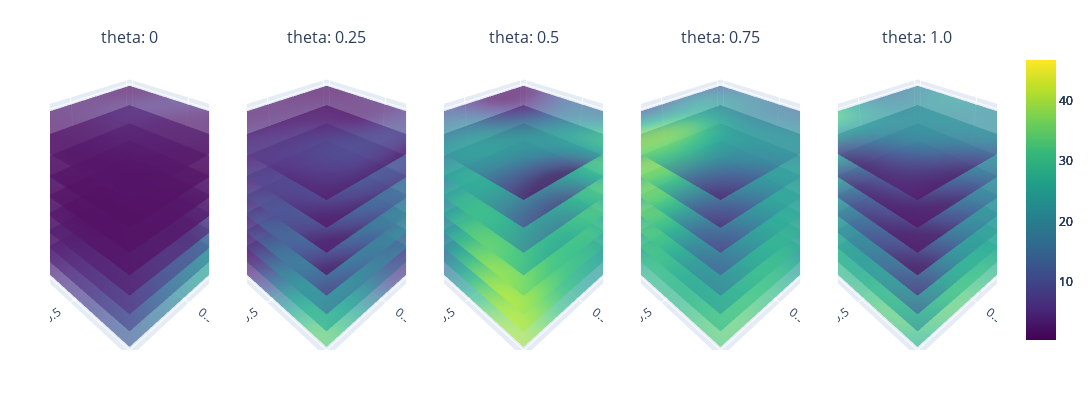

Notebook code for this chart:
### Code cell
# 1. Define the bounds for the GP model
dtype = torch.float32
original_bounds = torch.tensor([[x_all[:,0].min(), x_all[:,1].min(), x_all[:,2].min(), x_all[:,3].min()], [x_all[:,0].max(), x_all[:,1].max(), x_all[:,2].max(), x_all[:,3].max()]])
nx_all = normalize(x_all, bounds=original_bounds)
# 2. Create the GP model
gp_model = GaussianProcessModel(x_train = nx_all, y_train = y_all, yvar_train=yvar_all, bounds=original_bounds)

# 3. Define your slicing combination
variable_combinations = [('n', 'r', 't')]#('theta', 'r', 't'), ('n', 't', 'theta')

# 4. Instantiate the plotting utility
plotter = Plotting(gp_model, variable_combinations)

# 5. Define min/max range for colorbar
minmax = [torch.min(y_all), torch.max(y_all)]

# 6. Plot!
plotter.sliced_plotting(variable_combinations[0], minmax)

### Figure 1 — Plotly figure (JSON) as saved in the notebook; plotly's stock layout.template omitted (floating-point values rounded to 4 significant figures; data arrays with more than 128 entries replaced by an {"elided": "..."} marker saying what was removed)
{"data": [{"cmax": 46.71, "cmin": 0.4332, "colorscale": [[0, "#440154"], [0.1111, "#482878"], [0.2222, "#3e4989"], [0.3333, "#31688e"], [0.4444, "#26828e"], [0.5556, "#1f9e89"], [0.6667, "#35b779"], [0.7778, "#6ece58"], [0.8889, "#b5de2b"], [1, "#fde725"]], "opacity": 0.7, "scene": "scene", "showscale": true, "surfacecolor": {"elided": "20x20 float values"}, "type": "surface", "x": {"elided": "20x20 float values"}, "y": {"elided": "20x20 float values"}, "z": {"elided": "20x20 int values"}}, {"cmax": 46.71, "cmin": 0.4332, "colorscale": [[0, "#440154"], [0.1111, "#482878"], [0.2222, "#3e4989"], [0.3333, "#31688e"], [0.4444, "#26828e"], [0.5556, "#1f9e89"], [0.6667, "#35b779"], [0.7778, "#6ece58"], [0.8889, "#b5de2b"], [1, "#fde725"]], "opacity": 0.7, "scene": "scene2", "showscale": true, "surfacecolor": {"elided": "20x20 float values"}, "type": "surface", "x": {"elided": "20x20 float values"}, "y": {"elided": "20x20 float values"}, "z": {"elided": "20x20 int values"}}, {"cmax": 46.71, "cmin": 0.4332, "colorscale": [[0, "#440154"], [0.1111, "#482878"], [0.2222, "#3e4989"], [0.3333, "#31688e"], [0.4444, "#26828e"], [0.5556, "#1f9e89"], [0.6667, "#35b779"], [0.7778, "#6ece58"], [0.8889, "#b5de2b"], [1, "#fde725"]], "opacity": 0.7, "scene": "scene3", "showscale": true, "surfacecolor": {"elided": "20x20 float values"}, "type": "surface", "x": {"elided": "20x20 float values"}, "y": {"elided": "20x20 float values"}, "z": {"elided": "20x20 int values"}}, {"cmax": 46.71, "cmin": 0.4332, "colorscale": [[0, "#440154"], [0.1111, "#482878"], [0.2222, "#3e4989"], [0.3333, "#31688e"], [0.4444, "#26828e"], [0.5556, "#1f9e89"], [0.6667, "#35b779"], [0.7778, "#6ece58"], [0.8889, "#b5de2b"], [1, "#fde725"]], "opacity": 0.7, "scene": "scene4", "showscale": true, "surfacecolor": {"elided": "20x20 float values"}, "type": "surface", "x": {"elided": "20x20 float values"}, "y": {"elided": "20x20 float values"}, "z": {"elided": "20x20 int values"}}, {"cmax": 46.71, "cmin": 0.4332, "colorscale": [[0, "#440154"], [0.1111, "#482878"], [0.2222, "#3e4989"], [0.3333, "#31688e"], [0.4444, "#26828e"], [0.5556, "#1f9e89"], [0.6667, "#35b779"], [0.7778, "#6ece58"], [0.8889, "#b5de2b"], [1, "#fde725"]], "opacity": 0.7, "scene": "scene5", "showscale": true, "surfacecolor": {"elided": "20x20 float values"}, "type": "surface", "x": {"elided": "20x20 float values"}, "y": {"elided": "20x20 float values"}, "z": {"elided": "20x20 int values"}}, {"cmax": 46.71, "cmin": 0.4332, "colorscale": [[0, "#440154"], [0.1111, "#482878"], [0.2222, "#3e4989"], [0.3333, "#31688e"], [0.4444, "#26828e"], [0.5556, "#1f9e89"], [0.6667, "#35b779"], [0.7778, "#6ece58"], [0.8889, "#b5de2b"], [1, "#fde725"]], "opacity": 0.7, "scene": "scene", "showscale": false, "surfacecolor": {"elided": "20x20 float values"}, "type": "surface", "x": {"elided": "20x20 float values"}, "y": {"elided": "20x20 float values"}, "z": {"elided": "20x20 float values"}}, {"cmax": 46.71, "cmin": 0.4332, "colorscale": [[0, "#440154"], [0.1111, "#482878"], [0.2222, "#3e4989"], [0.3333, "#31688e"], [0.4444, "#26828e"], [0.5556, "#1f9e89"], [0.6667, "#35b779"], [0.7778, "#6ece58"], [0.8889, "#b5de2b"], [1, "#fde725"]], "opacity": 0.7, "scene": "scene2", "showscale": false, "surfacecolor": {"elided": "20x20 float values"}, "type": "surface", "x": {"elided": "20x20 float values"}, "y": {"elided": "20x20 float values"}, "z": {"elided": "20x20 float values"}}, {"cmax": 46.71, "cmin": 0.4332, "colorscale": [[0, "#440154"], [0.1111, "#482878"], [0.2222, "#3e4989"], [0.3333, "#31688e"], [0.4444, "#26828e"], [0.5556, "#1f9e89"], [0.6667, "#35b779"], [0.7778, "#6ece58"], [0.8889, "#b5de2b"], [1, "#fde725"]], "opacity": 0.7, "scene": "scene3", "showscale": false, "surfacecolor": {"elided": "20x20 float values"}, "type": "surface", "x": {"elided": "20x20 float values"}, "y": {"elided": "20x20 float values"}, "z": {"elided": "20x20 float values"}}, {"cmax": 46.71, "cmin": 0.4332, "colorscale": [[0, "#440154"], [0.1111, "#482878"], [0.2222, "#3e4989"], [0.3333, "#31688e"], [0.4444, "#26828e"], [0.5556, "#1f9e89"], [0.6667, "#35b779"], [0.7778, "#6ece58"], [0.8889, "#b5de2b"], [1, "#fde725"]], "opacity": 0.7, "scene": "scene4", "showscale": false, "surfacecolor": {"elided": "20x20 float values"}, "type": "surface", "x": {"elided": "20x20 float values"}, "y": {"elided": "20x20 float values"}, "z": {"elided": "20x20 float values"}}, {"cmax": 46.71, "cmin": 0.4332, "colorscale": [[0, "#440154"], [0.1111, "#482878"], [0.2222, "#3e4989"], [0.3333, "#31688e"], [0.4444, "#26828e"], [0.5556, "#1f9e89"], [0.6667, "#35b779"], [0.7778, "#6ece58"], [0.8889, "#b5de2b"], [1, "#fde725"]], "opacity": 0.7, "scene": "scene5", "showscale": false, "surfacecolor": {"elided": "20x20 float values"}, "type": "surface", "x": {"elided": "20x20 float values"}, "y": {"elided": "20x20 float values"}, "z": {"elided": "20x20 float values"}}, {"cmax": 46.71, "cmin": 0.4332, "colorscale": [[0, "#440154"], [0.1111, "#482878"], [0.2222, "#3e4989"], [0.3333, "#31688e"], [0.4444, "#26828e"], [0.5556, "#1f9e89"], [0.6667, "#35b779"], [0.7778, "#6ece58"], [0.8889, "#b5de2b"], [1, "#fde725"]], "opacity": 0.7, "scene": "scene", "showscale": false, "surfacecolor": {"elided": "20x20 float values"}, "type": "surface", "x": {"elided": "20x20 float values"}, "y": {"elided": "20x20 float values"}, "z": {"elided": "20x20 float values"}}, {"cmax": 46.71, "cmin": 0.4332, "colorscale": [[0, "#440154"], [0.1111, "#482878"], [0.2222, "#3e4989"], [0.3333, "#31688e"], [0.4444, "#26828e"], [0.5556, "#1f9e89"], [0.6667, "#35b779"], [0.7778, "#6ece58"], [0.8889, "#b5de2b"], [1, "#fde725"]], "opacity": 0.7, "scene": "scene2", "showscale": false, "surfacecolor": {"elided": "20x20 float values"}, "type": "surface", "x": {"elided": "20x20 float values"}, "y": {"elided": "20x20 float values"}, "z": {"elided": "20x20 float values"}}, {"cmax": 46.71, "cmin": 0.4332, "colorscale": [[0, "#440154"], [0.1111, "#482878"], [0.2222, "#3e4989"], [0.3333, "#31688e"], [0.4444, "#26828e"], [0.5556, "#1f9e89"], [0.6667, "#35b779"], [0.7778, "#6ece58"], [0.8889, "#b5de2b"], [1, "#fde725"]], "opacity": 0.7, "scene": "scene3", "showscale": false, "surfacecolor": {"elided": "20x20 float values"}, "type": "surface", "x": {"elided": "20x20 float values"}, "y": {"elided": "20x20 float values"}, "z": {"elided": "20x20 float values"}}, {"cmax": 46.71, "cmin": 0.4332, "colorscale": [[0, "#440154"], [0.1111, "#482878"], [0.2222, "#3e4989"], [0.3333, "#31688e"], [0.4444, "#26828e"], [0.5556, "#1f9e89"], [0.6667, "#35b779"], [0.7778, "#6ece58"], [0.8889, "#b5de2b"], [1, "#fde725"]], "opacity": 0.7, "scene": "scene4", "showscale": false, "surfacecolor": {"elided": "20x20 float values"}, "type": "surface", "x": {"elided": "20x20 float values"}, "y": {"elided": "20x20 float values"}, "z": {"elided": "20x20 float values"}}, {"cmax": 46.71, "cmin": 0.4332, "colorscale": [[0, "#440154"], [0.1111, "#482878"], [0.2222, "#3e4989"], [0.3333, "#31688e"], [0.4444, "#26828e"], [0.5556, "#1f9e89"], [0.6667, "#35b779"], [0.7778, "#6ece58"], [0.8889, "#b5de2b"], [1, "#fde725"]], "opacity": 0.7, "scene": "scene5", "showscale": false, "surfacecolor": {"elided": "20x20 float values"}, "type": "surface", "x": {"elided": "20x20 float values"}, "y": {"elided": "20x20 float values"}, "z": {"elided": "20x20 float values"}}, {"cmax": 46.71, "cmin": 0.4332, "colorscale": [[0, "#440154"], [0.1111, "#482878"], [0.2222, "#3e4989"], [0.3333, "#31688e"], [0.4444, "#26828e"], [0.5556, "#1f9e89"], [0.6667, "#35b779"], [0.7778, "#6ece58"], [0.8889, "#b5de2b"], [1, "#fde725"]], "opacity": 0.7, "scene": "scene", "showscale": false, "surfacecolor": {"elided": "20x20 float values"}, "type": "surface", "x": {"elided": "20x20 float values"}, "y": {"elided": "20x20 float values"}, "z": {"elided": "20x20 float values"}}, {"cmax": 46.71, "cmin": 0.4332, "colorscale": [[0, "#440154"], [0.1111, "#482878"], [0.2222, "#3e4989"], [0.3333, "#31688e"], [0.4444, "#26828e"], [0.5556, "#1f9e89"], [0.6667, "#35b779"], [0.7778, "#6ece58"], [0.8889, "#b5de2b"], [1, "#fde725"]], "opacity": 0.7, "scene": "scene2", "showscale": false, "surfacecolor": {"elided": "20x20 float values"}, "type": "surface", "x": {"elided": "20x20 float values"}, "y": {"elided": "20x20 float values"}, "z": {"elided": "20x20 float values"}}, {"cmax": 46.71, "cmin": 0.4332, "colorscale": [[0, "#440154"], [0.1111, "#482878"], [0.2222, "#3e4989"], [0.3333, "#31688e"], [0.4444, "#26828e"], [0.5556, "#1f9e89"], [0.6667, "#35b779"], [0.7778, "#6ece58"], [0.8889, "#b5de2b"], [1, "#fde725"]], "opacity": 0.7, "scene": "scene3", "showscale": false, "surfacecolor": {"elided": "20x20 float values"}, "type": "surface", "x": {"elided": "20x20 float values"}, "y": {"elided": "20x20 float values"}, "z": {"elided": "20x20 float values"}}, {"cmax": 46.71, "cmin": 0.4332, "colorscale": [[0, "#440154"], [0.1111, "#482878"], [0.2222, "#3e4989"], [0.3333, "#31688e"], [0.4444, "#26828e"], [0.5556, "#1f9e89"], [0.6667, "#35b779"], [0.7778, "#6ece58"], [0.8889, "#b5de2b"], [1, "#fde725"]], "opacity": 0.7, "scene": "scene4", "showscale": false, "surfacecolor": {"elided": "20x20 float values"}, "type": "surface", "x": {"elided": "20x20 float values"}, "y": {"elided": "20x20 float values"}, "z": {"elided": "20x20 float values"}}, {"cmax": 46.71, "cmin": 0.4332, "colorscale": [[0, "#440154"], [0.1111, "#482878"], [0.2222, "#3e4989"], [0.3333, "#31688e"], [0.4444, "#26828e"], [0.5556, "#1f9e89"], [0.6667, "#35b779"], [0.7778, "#6ece58"], [0.8889, "#b5de2b"], [1, "#fde725"]], "opacity": 0.7, "scene": "scene5", "showscale": false, "surfacecolor": {"elided": "20x20 float values"}, "type": "surface", "x": {"elided": "20x20 float values"}, "y": {"elided": "20x20 float values"}, "z": {"elided": "20x20 float values"}}, {"cmax": 46.71, "cmin": 0.4332, "colorscale": [[0, "#440154"], [0.1111, "#482878"], [0.2222, "#3e4989"], [0.3333, "#31688e"], [0.4444, "#26828e"], [0.5556, "#1f9e89"], [0.6667, "#35b779"], [0.7778, "#6ece58"], [0.8889, "#b5de2b"], [1, "#fde725"]], "opacity": 0.7, "scene": "scene", "showscale": false, "surfacecolor": {"elided": "20x20 float values"}, "type": "surface", "x": {"elided": "20x20 float values"}, "y": {"elided": "20x20 float values"}, "z": {"elided": "20x20 float values"}}, {"cmax": 46.71, "cmin": 0.4332, "colorscale": [[0, "#440154"], [0.1111, "#482878"], [0.2222, "#3e4989"], [0.3333, "#31688e"], [0.4444, "#26828e"], [0.5556, "#1f9e89"], [0.6667, "#35b779"], [0.7778, "#6ece58"], [0.8889, "#b5de2b"], [1, "#fde725"]], "opacity": 0.7, "scene": "scene2", "showscale": false, "surfacecolor": {"elided": "20x20 float values"}, "type": "surface", "x": {"elided": "20x20 float values"}, "y": {"elided": "20x20 float values"}, "z": {"elided": "20x20 float values"}}, {"cmax": 46.71, "cmin": 0.4332, "colorscale": [[0, "#440154"], [0.1111, "#482878"], [0.2222, "#3e4989"], [0.3333, "#31688e"], [0.4444, "#26828e"], [0.5556, "#1f9e89"], [0.6667, "#35b779"], [0.7778, "#6ece58"], [0.8889, "#b5de2b"], [1, "#fde725"]], "opacity": 0.7, "scene": "scene3", "showscale": false, "surfacecolor": {"elided": "20x20 float values"}, "type": "surface", "x": {"elided": "20x20 float values"}, "y": {"elided": "20x20 float values"}, "z": {"elided": "20x20 float values"}}, {"cmax": 46.71, "cmin": 0.4332, "colorscale": [[0, "#440154"], [0.1111, "#482878"], [0.2222, "#3e4989"], [0.3333, "#31688e"], [0.4444, "#26828e"], [0.5556, "#1f9e89"], [0.6667, "#35b779"], [0.7778, "#6ece58"], [0.8889, "#b5de2b"], [1, "#fde725"]], "opacity": 0.7, "scene": "scene4", "showscale": false, "surfacecolor": {"elided": "20x20 float values"}, "type": "surface", "x": {"elided": "20x20 float values"}, "y": {"elided": "20x20 float values"}, "z": {"elided": "20x20 float values"}}, {"cmax": 46.71, "cmin": 0.4332, "colorscale": [[0, "#440154"], [0.1111, "#482878"], [0.2222, "#3e4989"], [0.3333, "#31688e"], [0.4444, "#26828e"], [0.5556, "#1f9e89"], [0.6667, "#35b779"], [0.7778, "#6ece58"], [0.8889, "#b5de2b"], [1, "#fde725"]], "opacity": 0.7, "scene": "scene5", "showscale": false, "surfacecolor": {"elided": "20x20 float values"}, "type": "surface", "x": {"elided": "20x20 float values"}, "y": {"elided": "20x20 float values"}, "z": {"elided": "20x20 float values"}}, {"cmax": 46.71, "cmin": 0.4332, "colorscale": [[0, "#440154"], [0.1111, "#482878"], [0.2222, "#3e4989"], [0.3333, "#31688e"], [0.4444, "#26828e"], [0.5556, "#1f9e89"], [0.6667, "#35b779"], [0.7778, "#6ece58"], [0.8889, "#b5de2b"], [1, "#fde725"]], "opacity": 0.7, "scene": "scene", "showscale": false, "surfacecolor": {"elided": "20x20 float values"}, "type": "surface", "x": {"elided": "20x20 float values"}, "y": {"elided": "20x20 float values"}, "z": {"elided": "20x20 float values"}}, {"cmax": 46.71, "cmin": 0.4332, "colorscale": [[0, "#440154"], [0.1111, "#482878"], [0.2222, "#3e4989"], [0.3333, "#31688e"], [0.4444, "#26828e"], [0.5556, "#1f9e89"], [0.6667, "#35b779"], [0.7778, "#6ece58"], [0.8889, "#b5de2b"], [1, "#fde725"]], "opacity": 0.7, "scene": "scene2", "showscale": false, "surfacecolor": {"elided": "20x20 float values"}, "type": "surface", "x": {"elided": "20x20 float values"}, "y": {"elided": "20x20 float values"}, "z": {"elided": "20x20 float values"}}, {"cmax": 46.71, "cmin": 0.4332, "colorscale": [[0, "#440154"], [0.1111, "#482878"], [0.2222, "#3e4989"], [0.3333, "#31688e"], [0.4444, "#26828e"], [0.5556, "#1f9e89"], [0.6667, "#35b779"], [0.7778, "#6ece58"], [0.8889, "#b5de2b"], [1, "#fde725"]], "opacity": 0.7, "scene": "scene3", "showscale": false, "surfacecolor": {"elided": "20x20 float values"}, "type": "surface", "x": {"elided": "20x20 float values"}, "y": {"elided": "20x20 float values"}, "z": {"elided": "20x20 float values"}}, {"cmax": 46.71, "cmin": 0.4332, "colorscale": [[0, "#440154"], [0.1111, "#482878"], [0.2222, "#3e4989"], [0.3333, "#31688e"], [0.4444, "#26828e"], [0.5556, "#1f9e89"], [0.6667, "#35b779"], [0.7778, "#6ece58"], [0.8889, "#b5de2b"], [1, "#fde725"]], "opacity": 0.7, "scene": "scene4", "showscale": false, "surfacecolor": {"elided": "20x20 float values"}, "type": "surface", "x": {"elided": "20x20 float values"}, "y": {"elided": "20x20 float values"}, "z": {"elided": "20x20 float values"}}, {"cmax": 46.71, "cmin": 0.4332, "colorscale": [[0, "#440154"], [0.1111, "#482878"], [0.2222, "#3e4989"], [0.3333, "#31688e"], [0.4444, "#26828e"], [0.5556, "#1f9e89"], [0.6667, "#35b779"], [0.7778, "#6ece58"], [0.8889, "#b5de2b"], [1, "#fde725"]], "opacity": 0.7, "scene": "scene5", "showscale": false, "surfacecolor": {"elided": "20x20 float values"}, "type": "surface", "x": {"elided": "20x20 float values"}, "y": {"elided": "20x20 float values"}, "z": {"elided": "20x20 float values"}}, {"cmax": 46.71, "cmin": 0.4332, "colorscale": [[0, "#440154"], [0.1111, "#482878"], [0.2222, "#3e4989"], [0.3333, "#31688e"], [0.4444, "#26828e"], [0.5556, "#1f9e89"], [0.6667, "#35b779"], [0.7778, "#6ece58"], [0.8889, "#b5de2b"], [1, "#fde725"]], "opacity": 0.7, "scene": "scene", "showscale": false, "surfacecolor": {"elided": "20x20 float values"}, "type": "surface", "x": {"elided": "20x20 float values"}, "y": {"elided": "20x20 float values"}, "z": {"elided": "20x20 float values"}}, {"cmax": 46.71, "cmin": 0.4332, "colorscale": [[0, "#440154"], [0.1111, "#482878"], [0.2222, "#3e4989"], [0.3333, "#31688e"], [0.4444, "#26828e"], [0.5556, "#1f9e89"], [0.6667, "#35b779"], [0.7778, "#6ece58"], [0.8889, "#b5de2b"], [1, "#fde725"]], "opacity": 0.7, "scene": "scene2", "showscale": false, "surfacecolor": {"elided": "20x20 float values"}, "type": "surface", "x": {"elided": "20x20 float values"}, "y": {"elided": "20x20 float values"}, "z": {"elided": "20x20 float values"}}, {"cmax": 46.71, "cmin": 0.4332, "colorscale": [[0, "#440154"], [0.1111, "#482878"], [0.2222, "#3e4989"], [0.3333, "#31688e"], [0.4444, "#26828e"], [0.5556, "#1f9e89"], [0.6667, "#35b779"], [0.7778, "#6ece58"], [0.8889, "#b5de2b"], [1, "#fde725"]], "opacity": 0.7, "scene": "scene3", "showscale": false, "surfacecolor": {"elided": "20x20 float values"}, "type": "surface", "x": {"elided": "20x20 float values"}, "y": {"elided": "20x20 float values"}, "z": {"elided": "20x20 float values"}}, {"cmax": 46.71, "cmin": 0.4332, "colorscale": [[0, "#440154"], [0.1111, "#482878"], [0.2222, "#3e4989"], [0.3333, "#31688e"], [0.4444, "#26828e"], [0.5556, "#1f9e89"], [0.6667, "#35b779"], [0.7778, "#6ece58"], [0.8889, "#b5de2b"], [1, "#fde725"]], "opacity": 0.7, "scene": "scene4", "showscale": false, "surfacecolor": {"elided": "20x20 float values"}, "type": "surface", "x": {"elided": "20x20 float values"}, "y": {"elided": "20x20 float values"}, "z": {"elided": "20x20 float values"}}, {"cmax": 46.71, "cmin": 0.4332, "colorscale": [[0, "#440154"], [0.1111, "#482878"], [0.2222, "#3e4989"], [0.3333, "#31688e"], [0.4444, "#26828e"], [0.5556, "#1f9e89"], [0.6667, "#35b779"], [0.7778, "#6ece58"], [0.8889, "#b5de2b"], [1, "#fde725"]], "opacity": 0.7, "scene": "scene5", "showscale": false, "surfacecolor": {"elided": "20x20 float values"}, "type": "surface", "x": {"elided": "20x20 float values"}, "y": {"elided": "20x20 float values"}, "z": {"elided": "20x20 float values"}}, {"cmax": 46.71, "cmin": 0.4332, "colorscale": [[0, "#440154"], [0.1111, "#482878"], [0.2222, "#3e4989"], [0.3333, "#31688e"], [0.4444, "#26828e"], [0.5556, "#1f9e89"], [0.6667, "#35b779"], [0.7778, "#6ece58"], [0.8889, "#b5de2b"], [1, "#fde725"]], "opacity": 0.7, "scene": "scene", "showscale": false, "surfacecolor": {"elided": "20x20 float values"}, "type": "surface", "x": {"elided": "20x20 float values"}, "y": {"elided": "20x20 float values"}, "z": {"elided": "20x20 int values"}}, {"cmax": 46.71, "cmin": 0.4332, "colorscale": [[0, "#440154"], [0.1111, "#482878"], [0.2222, "#3e4989"], [0.3333, "#31688e"], [0.4444, "#26828e"], [0.5556, "#1f9e89"], [0.6667, "#35b779"], [0.7778, "#6ece58"], [0.8889, "#b5de2b"], [1, "#fde725"]], "opacity": 0.7, "scene": "scene2", "showscale": false, "surfacecolor": {"elided": "20x20 float values"}, "type": "surface", "x": {"elided": "20x20 float values"}, "y": {"elided": "20x20 float values"}, "z": {"elided": "20x20 int values"}}, {"cmax": 46.71, "cmin": 0.4332, "colorscale": [[0, "#440154"], [0.1111, "#482878"], [0.2222, "#3e4989"], [0.3333, "#31688e"], [0.4444, "#26828e"], [0.5556, "#1f9e89"], [0.6667, "#35b779"], [0.7778, "#6ece58"], [0.8889, "#b5de2b"], [1, "#fde725"]], "opacity": 0.7, "scene": "scene3", "showscale": false, "surfacecolor": {"elided": "20x20 float values"}, "type": "surface", "x": {"elided": "20x20 float values"}, "y": {"elided": "20x20 float values"}, "z": {"elided": "20x20 int values"}}, {"cmax": 46.71, "cmin": 0.4332, "colorscale": [[0, "#440154"], [0.1111, "#482878"], [0.2222, "#3e4989"], [0.3333, "#31688e"], [0.4444, "#26828e"], [0.5556, "#1f9e89"], [0.6667, "#35b779"], [0.7778, "#6ece58"], [0.8889, "#b5de2b"], [1, "#fde725"]], "opacity": 0.7, "scene": "scene4", "showscale": false, "surfacecolor": {"elided": "20x20 float values"}, "type": "surface", "x": {"elided": "20x20 float values"}, "y": {"elided": "20x20 float values"}, "z": {"elided": "20x20 int values"}}, {"cmax": 46.71, "cmin": 0.4332, "colorscale": [[0, "#440154"], [0.1111, "#482878"], [0.2222, "#3e4989"], [0.3333, "#31688e"], [0.4444, "#26828e"], [0.5556, "#1f9e89"], [0.6667, "#35b779"], [0.7778, "#6ece58"], [0.8889, "#b5de2b"], [1, "#fde725"]], "opacity": 0.7, "scene": "scene5", "showscale": false, "surfacecolor": {"elided": "20x20 float values"}, "type": "surface", "x": {"elided": "20x20 float values"}, "y": {"elided": "20x20 float values"}, "z": {"elided": "20x20 int values"}}], "layout": {"annotations": [{"font": {"size": 16}, "showarrow": false, "text": "theta: 0", "x": 0.084, "xanchor": "center", "xref": "paper", "y": 1, "yanchor": "bottom", "yref": "paper"}, {"font": {"size": 16}, "showarrow": false, "text": "theta: 0.25", "x": 0.292, "xanchor": "center", "xref": "paper", "y": 1, "yanchor": "bottom", "yref": "paper"}, {"font": {"size": 16}, "showarrow": false, "text": "theta: 0.5", "x": 0.5, "xanchor": "center", "xref": "paper", "y": 1, "yanchor": "bottom", "yref": "paper"}, {"font": {"size": 16}, "showarrow": false, "text": "theta: 0.75", "x": 0.708, "xanchor": "center", "xref": "paper", "y": 1, "yanchor": "bottom", "yref": "paper"}, {"font": {"size": 16}, "showarrow": false, "text": "theta: 1.0", "x": 0.916, "xanchor": "center", "xref": "paper", "y": 1, "yanchor": "bottom", "yref": "paper"}], "height": 400, "margin": {"b": 50, "l": 50, "r": 50, "t": 50}, "scene": {"domain": {"x": [0, 0.168], "y": [0, 1]}, "xaxis": {"title": {"text": "n"}}, "yaxis": {"title": {"text": "r"}}, "zaxis": {"title": {"text": "t"}}}, "scene2": {"domain": {"x": [0.208, 0.376], "y": [0, 1]}, "xaxis": {"title": {"text": "n"}}, "yaxis": {"title": {"text": "r"}}, "zaxis": {"title": {"text": "t"}}}, "scene3": {"domain": {"x": [0.416, 0.584], "y": [0, 1]}, "xaxis": {"title": {"text": "n"}}, "yaxis": {"title": {"text": "r"}}, "zaxis": {"title": {"text": "t"}}}, "scene4": {"domain": {"x": [0.624, 0.792], "y": [0, 1]}, "xaxis": {"title": {"text": "n"}}, "yaxis": {"title": {"text": "r"}}, "zaxis": {"title": {"text": "t"}}}, "scene5": {"domain": {"x": [0.832, 1], "y": [0, 1]}, "xaxis": {"title": {"text": "n"}}, "yaxis": {"title": {"text": "r"}}, "zaxis": {"title": {"text": "t"}}}, "width": 1300}}
